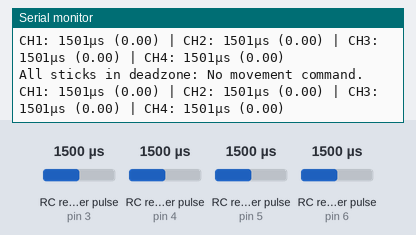
Simulated run of this sketch. Board: Arduino Mega 2560, built with avr-gcc and run on an emulated ATmega2560. Shown: the last lines printed to the serial monitor. Wiring (inferred from the names in the program): 4 × RC receiver channel: data pin 3 / data pin 4 / data pin 5 / data pin 6. The inputs (shaded band) are chosen by the test bench; at power-on: RC receiver pulse (sensors on pin 3, pin 4, pin 5, pin 6) 1500 µs.

Above: at 1.2 s.
1.3 s: RC receiver pulse (sensor on pin 3) set to 1020 µs
At 1.43 s:
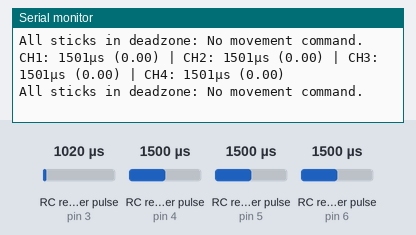
4.3 s: RC receiver pulse (sensor on pin 4) set to 1020 µs
At 4.8 s:
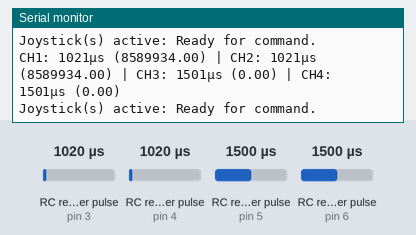
7.3 s: RC receiver pulse (sensor on pin 5) set to 1020 µs
At 7.81 s:
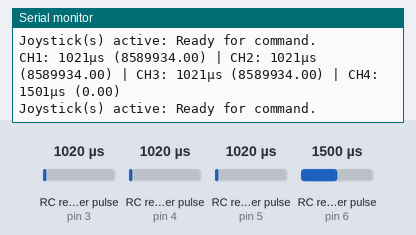
8.8 s: RC receiver pulse (sensor on pin 3) set to 1500 µs
At 9.3 s:
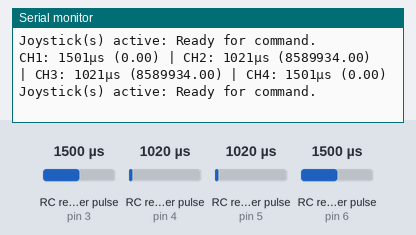
11.8 s: RC receiver pulse (sensor on pin 6) set to 1750 µs
At 12.3 s:
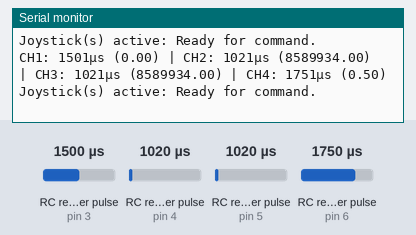
14.8 s: RC receiver pulse (sensor on pin 4) set to 1250 µs
At 15.3 s:
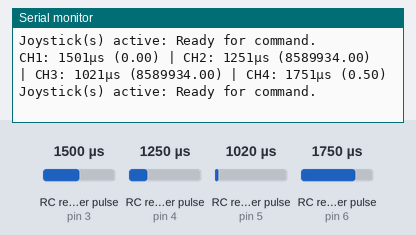
Timing chart, 0 to 17.3 s (numbered marks = the images above; inputs shaded):
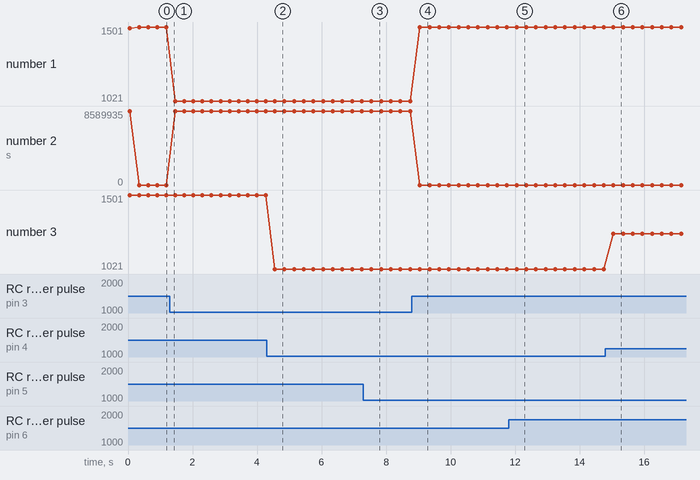

Measured:
- after the input at 4.3 s, the serial monitor: prints a new line after 0.25 s (image 2)
- after the input at 7.3 s, the serial monitor: prints a new line after 0.25 s (image 3)
- after the input at 8.8 s, the serial monitor: prints a new line after 0.25 s (image 4)
- after the input at 11.8 s, the serial monitor: prints a new line after 0.25 s (image 5)
- after the input at 14.8 s, the serial monitor: prints a new line after 0.25 s (image 6)
- plotted number 1: 1501 → 1021 after the input at 1.3 s
- plotted number 2: 0 → 8589934 after the input at 1.3 s
- plotted number 3: 1021 → 1251 after the input at 14.8 s

The sketch:

CODE_RC_SIGNALS_VERIFICATION.ino
```cpp
// 4-Channel RC Verification Code for Arduino Mega
#define RC_CH1_PIN 3   // Channel 1
#define RC_CH2_PIN 4   // Channel 2
#define RC_CH3_PIN 5   // Channel 3
#define RC_CH4_PIN 6   // Channel 4

unsigned long pulse_ch1, pulse_ch2, pulse_ch3, pulse_ch4;

void setup() {
  Serial.begin(9600);
  pinMode(RC_CH1_PIN, INPUT);
  pinMode(RC_CH2_PIN, INPUT);
  pinMode(RC_CH3_PIN, INPUT);
  pinMode(RC_CH4_PIN, INPUT);
  Serial.println("RC 4-Channel Verification Started (Mega, pins 3, 4, 5, 6)");
}

void loop() {
  // Read raw PWM pulse widths (microseconds)
  pulse_ch1 = pulseIn(RC_CH1_PIN, HIGH, 30000);
  pulse_ch2 = pulseIn(RC_CH2_PIN, HIGH, 30000);
  pulse_ch3 = pulseIn(RC_CH3_PIN, HIGH, 30000);
  pulse_ch4 = pulseIn(RC_CH4_PIN, HIGH, 30000);

  // Calculate normalized values (-1.0 to 1.0)
  float ch1 = 0.0, ch2 = 0.0, ch3 = 0.0, ch4 = 0.0;
  if (pulse_ch1 >= 1000 && pulse_ch1 <= 2000) ch1 = (pulse_ch1 - 1500) / 500.0;
  if (pulse_ch2 >= 1000 && pulse_ch2 <= 2000) ch2 = (pulse_ch2 - 1500) / 500.0;
  if (pulse_ch3 >= 1000 && pulse_ch3 <= 2000) ch3 = (pulse_ch3 - 1500) / 500.0;
  if (pulse_ch4 >= 1000 && pulse_ch4 <= 2000) ch4 = (pulse_ch4 - 1500) / 500.0;

  // Print formatted output
  Serial.print("CH1: "); Serial.print(pulse_ch1); Serial.print("μs ("); Serial.print(ch1, 2); Serial.print(") | ");
  Serial.print("CH2: "); Serial.print(pulse_ch2); Serial.print("μs ("); Serial.print(ch2, 2); Serial.print(") | ");
  Serial.print("CH3: "); Serial.print(pulse_ch3); Serial.print("μs ("); Serial.print(ch3, 2); Serial.print(") | ");
  Serial.print("CH4: "); Serial.print(pulse_ch4); Serial.print("μs ("); Serial.print(ch4, 2); Serial.println(")");

  // Signal loss check
  if (pulse_ch1 < 900 || pulse_ch2 < 900 || pulse_ch3 < 900 || pulse_ch4 < 900) {
    Serial.println("! WARNING: Signal loss detected !");
  } else if (abs(ch1) < 0.1 && abs(ch2) < 0.1 && abs(ch3) < 0.1 && abs(ch4) < 0.1) {
    Serial.println("All sticks in deadzone: No movement command.");
  } else {
    Serial.println("Joystick(s) active: Ready for command.");
  }

  delay(200); // Reduce serial spam
}
```
